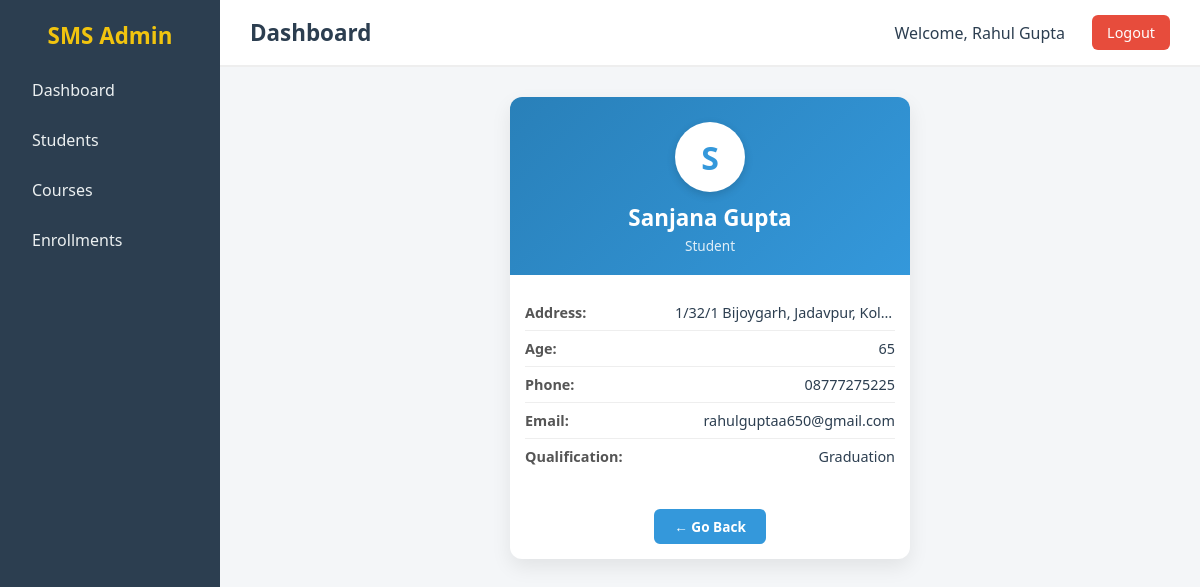
The page /enroll/students/4/viwe (signed in) on the database as committed earlier.
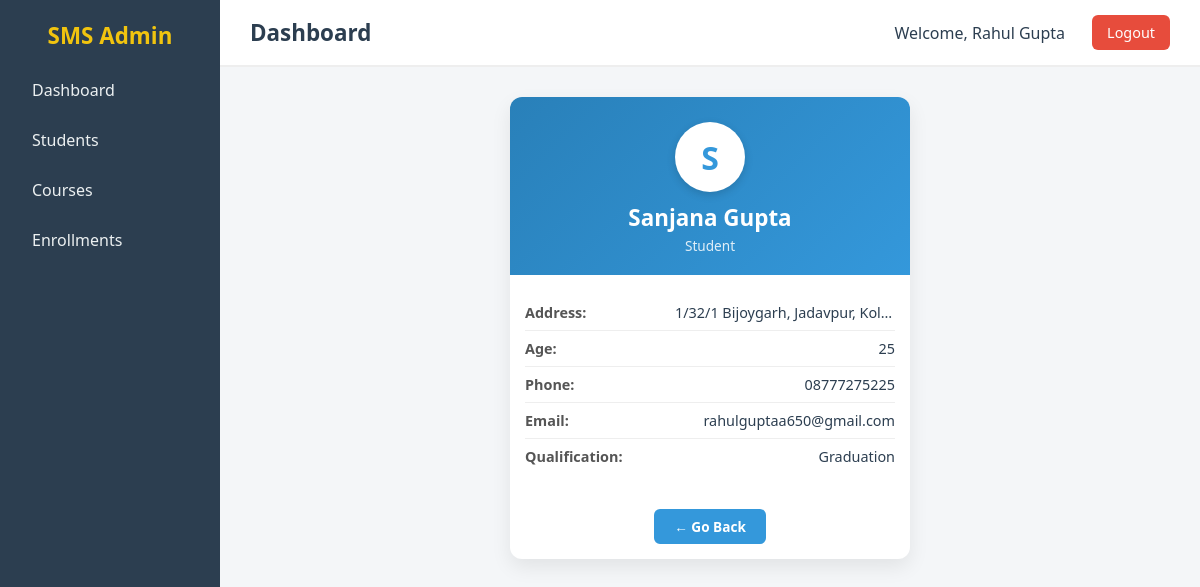
The same page on the database as committed later.
### app/models/sms_models.py (models this page shows)
class Student(db.Model):
    __tablename__ = "students"
    id = db.Column(db.Integer, primary_key=True)
    name = db.Column(db.String(100), nullable=False)
    address = db.Column(db.String(200), nullable=False)
    age = db.Column(db.Integer, nullable=False)
    phone = db.Column(db.String(15), nullable=False)
    email = db.Column(db.String(30), nullable=False, unique=True)
    last_qualification = db.Column(db.String(30))
    enrollments = db.relationship("Enrollment", backref="student", lazy=True)

### app/routes/enrollments.py (the view)
@enrollment_bp.route("/enroll/students/<int:student_id>/viwe")
def viwe_student(student_id):
    got_student = Student.query.get_or_404(student_id)
    return render_template("students/student_view.html", student=got_student,back_url = "enrollments",show_edit = False)

### app/app.py (called while the page is built)
@app.before_request
def require_login():
    if request.endpoint in ["auth.login", "auth.signup", "static"]:
        return
    if "user_id" not in session:
        return redirect(url_for("auth.login"))

### app/routes/base.py (called while the page is built)
@base_bp.app_context_processor
def inject_user():
    user_id = session.get('user_id')
    if user_id:
        return {"login_user": User.query.get(user_id)}
    return {"login_user": None}

### app/templates/students/student_view.html (shortened to what this page needs)
{% extends "base.html" %}
{% block css %}
<link rel="stylesheet" href="{{ url_for('static', filename='css/student_view.css') }}">
{% endblock %}
{% block content %}
<div class="student-card">
    <div class="card-header">
        <div class="avatar">{{ student.name[0]|upper }}</div>
        <h2>{{ student.name }}</h2>
        <p class="role">Student</p>
    </div>
    <div class="card-body">
        <div class="info-row address">
            <span class="label">Address:</span>
            <span class="value">{{ student.address }}</span>
        </div>
        <div class="info-row"><span class="label">Age:</span> <span class="value">{{ student.age }}</span></div>
        <div class="info-row"><span class="label">Phone:</span> <span class="value">{{ student.phone }}</span></div>
        <div class="info-row"><span class="label">Email:</span> <span class="value">{{ student.email }}</span></div>
        <div class="info-row"><span class="label">Qualification:</span> <span class="value">{{
                student.last_qualification or 'N/A' }}</span></div>
    </div>
        <div class="card-footer">
            <a href="/{{back_url}}" class="btn-back">← Go Back</a>
        </div>
</div>
{% endblock %}

Rows that differ between the two databases and show on the page:
changed Student "Sanjana Gupta": age "65" → "25"
